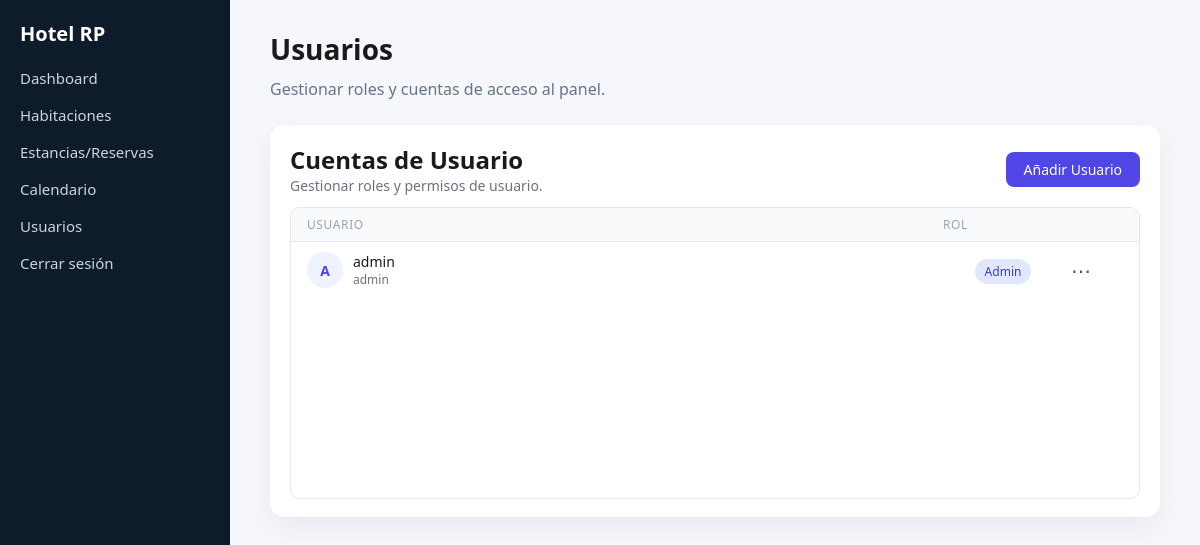
Page /controllers/usuarios.php (signed in) on the committed database.
### tables this page shows
CREATE TABLE IF NOT EXISTS `usuarios` (
  `id` int NOT NULL AUTO_INCREMENT,
  `nombre` varchar(100) NOT NULL,
  `email` varchar(150) NOT NULL,
  `password_hash` varchar(255) NOT NULL,
  `rol` enum('admin','personal') NOT NULL DEFAULT 'personal',
  `avatar_base64` longtext,
  `fecha_creacion` timestamp NULL DEFAULT CURRENT_TIMESTAMP,
  PRIMARY KEY (`id`),
  UNIQUE KEY `email` (`email`)
);

### controllers/usuarios.php (called while the page is built, shortened)
<?php
require_once("../config/db.php");
$sql = "SELECT id, nombre, email, rol, avatar_base64, fecha_creacion
        FROM usuarios
        ORDER BY fecha_creacion DESC";
$usuarios = $conn->query($sql)->fetch_all(MYSQLI_ASSOC);
include("../public/usuarios.php");

### public/usuarios.php (the view, shortened to what this page needs)
<?php
include("../views/layout/header.php");
?>
<link rel="stylesheet" href="assets/css/usuarios.css">
<h1>Usuarios</h1>
<p class="page-description">Gestionar roles y cuentas de acceso al panel.</p>
<div class="card">
    <div class="usuarios-header">
        <div>
            <h2>Cuentas de Usuario</h2>
            <p class="subtitle">Gestionar roles y permisos de usuario.</p>
        </div>
        <button class="btn-add" onclick="openUsuarioModalCrear()">
            Añadir Usuario
        </button>
    </div>
    <div class="user-list">
        <div class="user-list-header">
            <span>Usuario</span>
            <span>Rol</span>
            <span></span>
        </div>
        <?php foreach ($usuarios as $u):
            $iniciales = strtoupper(substr($u['nombre'], 0, 1));
        ?>
        <div class="user-row"
             data-id="<?= $u['id']; ?>"
             data-nombre="<?= htmlspecialchars($u['nombre'], ENT_QUOTES); ?>"
             data-email="<?= htmlspecialchars($u['email'], ENT_QUOTES); ?>"
             data-rol="<?= htmlspecialchars($u['rol'], ENT_QUOTES); ?>"
        >
            <div class="user-main">
                <div class="user-avatar"><?= $iniciales; ?></div>
                <div class="user-text">
                    <div class="user-name"><?= htmlspecialchars($u['nombre']); ?></div>
                    <div class="user-email"><?= htmlspecialchars($u['email']); ?></div>
                </div>
            </div>
            <div class="user-role">
                <span class="badge <?= $u['rol'] === 'admin' ? 'badge-admin' : 'badge-personal'; ?>">
                    <?= ucfirst($u['rol']); ?>
                </span>
            </div>
            <div class="user-actions">
                <div class="menu-container">
                    <button class="menu-button">⋯</button>
                </div>
            </div>
        </div>
        <?php endforeach; ?>
    </div>
</div>
<?php include("../views/layout/footer.php"); ?>

### public/assets/css/style.css (style rules this page uses)
* { margin: 0; padding: 0; box-sizing: border-box; font-family: system-ui, sans-serif; }
body { background: #f5f7fb; color: #1a1a1a; }
h1 { font-size: 28px; font-weight: 700; margin-bottom: 10px; }
.page-description { color: #64748b; margin-bottom: 25px; }
.btn-add { background: #4f46e5; color: white; border: none; padding: 10px 18px; border-radius: 8px; cursor: pointer; font-size: 14px; transition: background 0.2s; }
.card { background: #fff; border-radius: 14px; padding: 18px 20px; box-shadow: 0 10px 30px rgba(15,23,42,0.06); margin-top: 18px; }

### public/assets/css/usuarios.css (style rules this page uses)
.usuarios-header { display: flex; align-items: center; justify-content: space-between; margin-bottom: 12px; }
.usuarios-header .subtitle { font-size: 14px; color: #6b7280; }
.btn-add { background: #4f46e5; color: white; padding: 8px 18px; border-radius: 8px; border: none; cursor: pointer; font-size: 14px; font-weight: 500; }
.user-list { margin-top: 8px; border-radius: 10px; border: 1px solid #e5e7eb; overflow: hidden; }
.user-list-header { display: grid; grid-template-columns: 1fr 120px 60px; padding: 8px 16px; font-size: 12px; text-transform: uppercase; letter-spacing: 0.05em; color: #9ca3af; background: #f9fafb; }
.user-row { display: grid; grid-template-columns: 1fr 120px 60px; align-items: center; padding: 10px 16px; border-top: 1px solid #e5e7eb; }
.user-main { display: flex; align-items: center; gap: 10px; }
.user-avatar { width: 36px; height: 36px; border-radius: 999px; background: #eef2ff; color: #4f46e5; font-weight: 600; display: flex; align-items: center; justify-content: center; font-size: 14px; }
.user-text { display: flex; flex-direction: column; }
.user-name { font-size: 14px; font-weight: 500; }
.user-email { font-size: 12px; color: #6b7280; }
.user-role { text-align: center; }
.badge { padding: 4px 10px; border-radius: 999px; font-size: 12px; font-weight: 500; }
.badge-admin { background: #e0e7ff; color: #4338ca; }
.menu-container { position: relative; display: inline-block; }
.menu-button { border: none; background: transparent; font-size: 20px; cursor: pointer; padding: 4px 8px; color: #4b5563; }
.user-list { padding-bottom: 200px; }

### rows in the picture
usuarios: nombre "A", nombre "admin", email "admin", rol "Admin"
